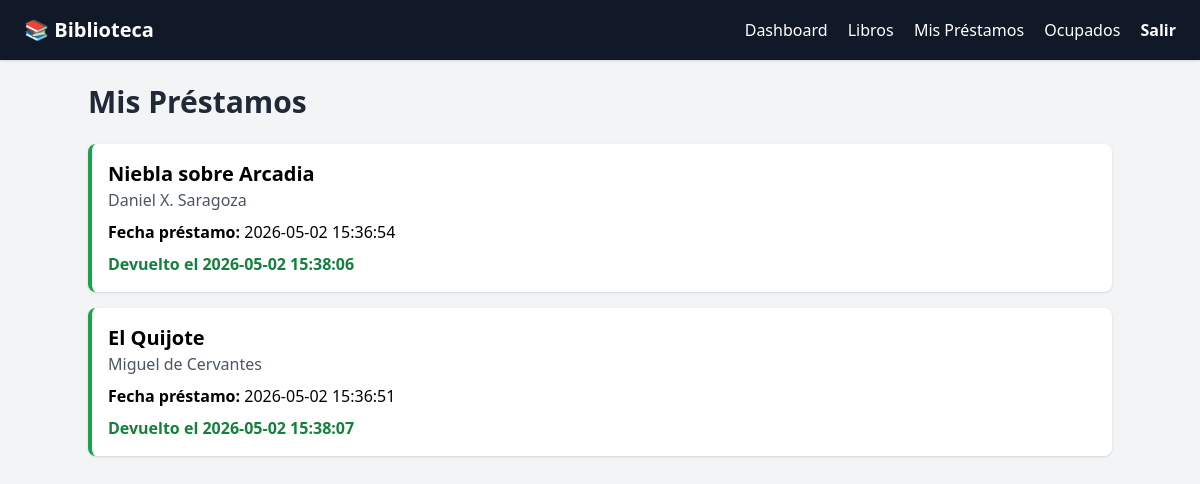
The app's page /my_loans (signed in) with its own data.
### tables this page shows
CREATE TABLE loans (
            id          INTEGER PRIMARY KEY AUTOINCREMENT,
            user_id     INTEGER NOT NULL REFERENCES users(id),
            book_id     INTEGER NOT NULL REFERENCES books(id),
            loan_date   TEXT    DEFAULT (datetime('now')),
            return_date TEXT,
            returned    INTEGER DEFAULT 0
        );

CREATE TABLE books (
    id INTEGER PRIMARY KEY AUTOINCREMENT,
    title TEXT NOT NULL,
    author TEXT,
    cover_color TEXT,
    year INTEGER,
    status TEXT DEFAULT 'DISPONIBLE',
    category TEXT DEFAULT 'Otro',
    available INTEGER DEFAULT 1
);

### app.py (the view)
    @app.route('/my_loans')
    @login_required
    def my_loans():
        conn  = app.get_db_connection()
        loans = conn.execute(
            """SELECT loans.id, books.title, books.author, books.cover_color,
                      loans.loan_date, loans.return_date, loans.returned
               FROM loans
               JOIN books ON loans.book_id=books.id
               WHERE loans.user_id=?
               ORDER BY loans.returned ASC, loans.loan_date DESC""",
            (session['user_id'],)
        ).fetchall()
        conn.close()
        return render_template('my_loans.html', loans=loans)

### templates/my_loans.html
{% extends "base.html" %}
{% block content %}
<h2 class="text-3xl font-bold text-gray-800 mb-6">Mis Préstamos</h2>
<div class="space-y-4">
    {% for loan in loans %}
    <div class="bg-white shadow rounded-lg p-4 border-l-4
        {% if loan['returned'] %}border-green-600{% else %}border-red-600{% endif %}">
        <h3 class="text-xl font-bold">{{ loan['title'] }}</h3>
        <p class="text-gray-600">{{ loan['author'] }}</p>
        <p class="mt-2"><strong>Fecha préstamo:</strong> {{ loan['loan_date'] }}</p>
        {% if loan['returned'] %}
            <p class="text-green-700 font-semibold mt-2">Devuelto el {{ loan['return_date'] }}</p>
        {% else %}
            <form action="{{ url_for('return_book', loan_id=loan['id']) }}" method="POST" class="mt-3">
                <button class="bg-green-600 text-white px-4 py-2 rounded hover:bg-green-700">
                    Devolver libro
                </button>
            </form>
        {% endif %}
    </div>
    {% endfor %}
</div>
{% endblock %}

### records on screen
loans: title "Niebla sobre Arcadia", author "Daniel X. Saragoza", loan_date "2026-05-02 15:36:54", return_date "2026-05-02 15:38:06"
loans: title "El Quijote", author "Miguel de Cervantes", loan_date "2026-05-02 15:36:51", return_date "2026-05-02 15:38:07"
